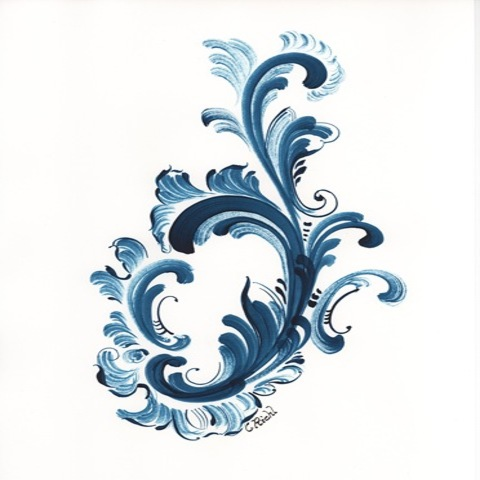
//> input picture 1.jpg, 480 x 480 px
$ ./sift ../1.jpg ../4.jpg   (built with g++ and OpenCV 4)
//> lines starting //> are read from the running program, lines starting //| are printed output that depends on the picture
#include <opencv2/xfeatures2d.hpp>
#include <opencv2/core/core.hpp>
#include <opencv2/highgui/highgui.hpp>
#include <vector>

using namespace std;
using namespace cv;
  //
  // now, you can no more create an instance on the 'stack', like in the tutorial
  // (yea, noticed for a fix/pr).
  // you will have to use cv::Ptr all the way down:
  //
int main(int argc,char *argv[]){
Mat img_1 = imread(argv[1], IMREAD_GRAYSCALE);
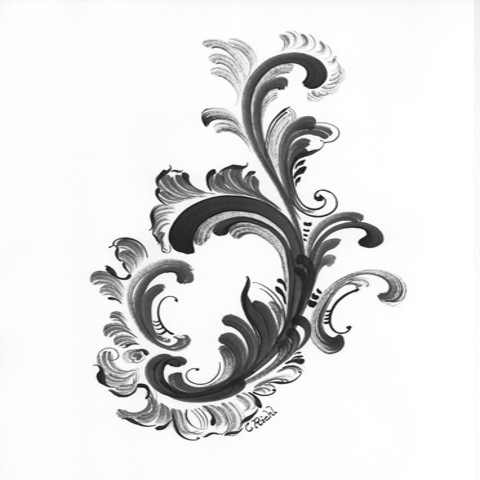
//> img_1: 480 rows x 480 cols, CV_8UC1; min 15, max 255, mean 226
Mat img_2 = imread(argv[2], IMREAD_GRAYSCALE);
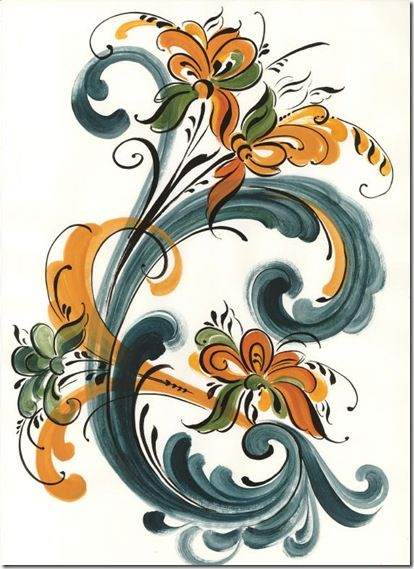
//> input picture 4.jpg, 414 x 569 px
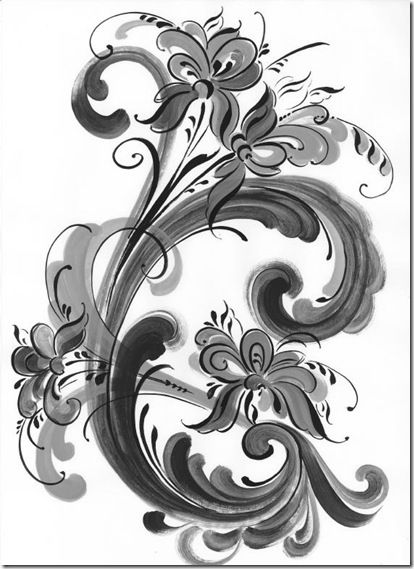
//> img_2: 569 rows x 414 cols, CV_8UC1; min 0, max 255, mean 188.6

  cv::Ptr<Feature2D> f2d = xfeatures2d::SIFT::create();
  //cv::Ptr<Feature2D> f2d = xfeatures2d::SURF::create();
  //cv::Ptr<Feature2D> f2d = ORB::create();
  // you get the picture, i hope..

  //-- Step 1: Detect the keypoints:
  std::vector<KeyPoint> keypoints_1, keypoints_2;
  f2d->detect( img_1, keypoints_1 );
//> keypoints_1 = 763 keypoints; strongest (x, y, size): (349, 328, 2.9), (197, 369, 2), (372, 238, 14), (176, 300, 2.1)
  f2d->detect( img_2, keypoints_2 );
//> keypoints_2 = 1384 keypoints; strongest (x, y, size): (347, 438, 2.5), (350, 409, 3.5), (133, 156, 2.5), (88, 440, 1.8)

  //-- Step 2: Calculate descriptors (feature vectors)
  Mat descriptors_1, descriptors_2;
  f2d->compute( img_1, keypoints_1, descriptors_1 );
  f2d->compute( img_2, keypoints_2, descriptors_2 );

  //-- Step 3: Matching descriptor vectors using BFMatcher :
  BFMatcher matcher;
  std::vector< DMatch > matches;
  matcher.match( descriptors_1, descriptors_2, matches );
//> matches = 763 matches
namedWindow("matches", 1);
Mat img_matches;
drawMatches(img_1, keypoints_1, img_2, keypoints_2, matches, img_matches);
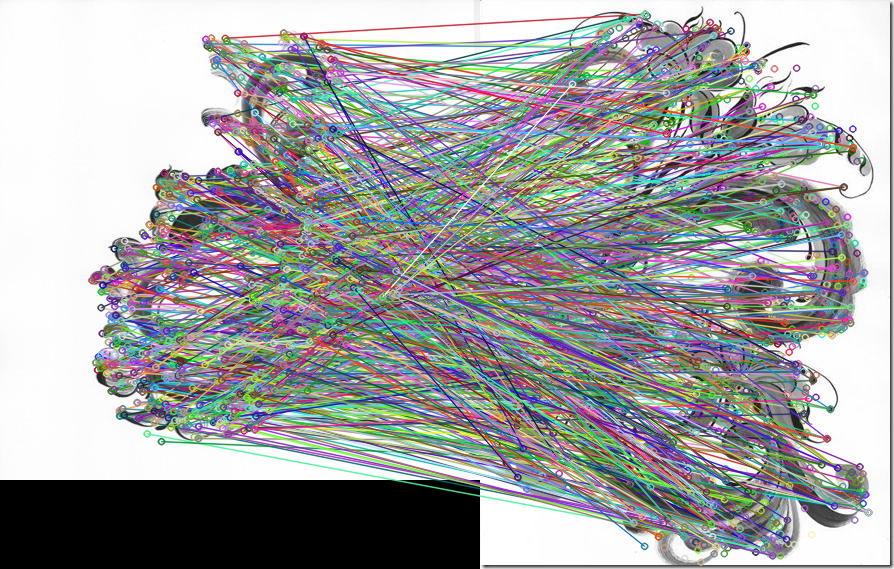
//> img_matches: 569 rows x 894 cols, CV_8UC3; mean B, G, R 162, 161.4, 160.1
imshow("matches", img_matches);
cv::imwrite("sift_result.jpg",  img_matches);


return 0;
}
